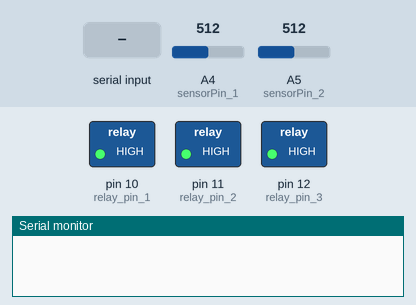
A sketch run on a simulated Arduino Uno, built with avr-gcc and run on an emulated ATmega328P. On the bench: switched loads named in the sketch (green lamp = pin HIGH), the last lines printed to the serial monitor. The test bench sets the inputs (shaded band); at power-on: A4 (sensorPin_1) = 512, A5 (sensorPin_2) = 512.

Above: at 1.2 s.
1.3 s: "o\n" received over Serial
At 1.6 s:
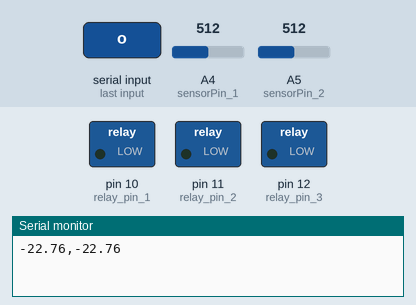
2.8 s: A4 (sensorPin_1) set to 670
4.3 s: A4 (sensorPin_1) set to 691
At 5.3 s:
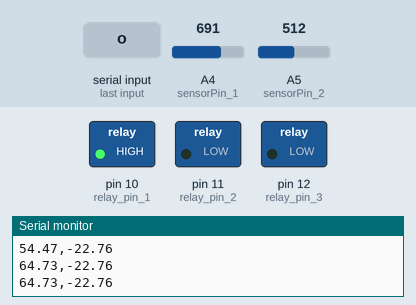
5.8 s: A5 (sensorPin_2) set to 666
7.3 s: A5 (sensorPin_2) set to 695
At 7.9 s:
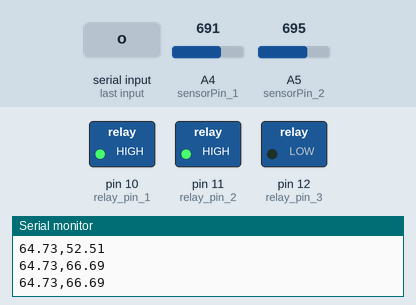
8.8 s: A4 (sensorPin_1) set to 511
At 9.2 s:
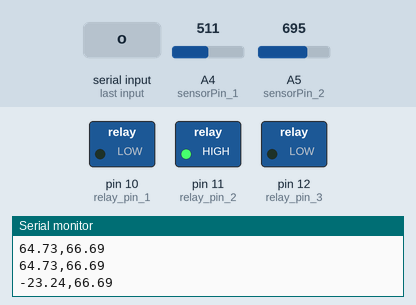
Timing chart, 0 to 11.3 s (numbered marks = the images above; inputs shaded):
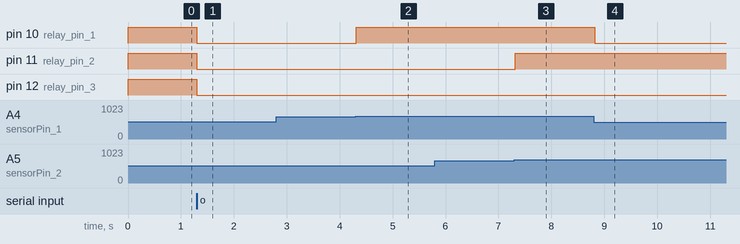

Measured:
- the behaviour switches between 681 and 682 on A4 (sensorPin_1) (found by bisection; images 1 and 2)
- the behaviour switches between 681 and 682 on A5 (sensorPin_2) (found by bisection; images 2 and 3)
- after the input at 1.3 s, pin 10 (relay_pin_1), pin 11 (relay_pin_2), pin 12 (relay_pin_3): HIGH → LOW at once
- after the input at 4.3 s, pin 10 (relay_pin_1): LOW → HIGH at once
- after the input at 7.3 s, pin 11 (relay_pin_2): LOW → HIGH at once
- after the input at 8.8 s, pin 10 (relay_pin_1): HIGH → LOW at once

The sketch:

UltraSonic.ino
```cpp
const int sensorPin_1 = A4;
float sensorValue_1;
float voltageOut_1;
float temperatureK_1;
float temperatureC_1;

const int sensorPin_2 = A5;
float sensorValue_2;
float voltageOut_2;
float temperatureK_2;
float temperatureC_2;

char message;
int threshold = 60;
int relay_pin_1 = 10;
int relay_pin_2 = 11;
int relay_pin_3 = 12;

void setup(){
  pinMode(sensorPin_1, INPUT);
  pinMode(sensorPin_2, INPUT);
  pinMode(relay_pin_1, OUTPUT);
  pinMode(relay_pin_2, OUTPUT);
  pinMode(relay_pin_3, OUTPUT);
  Serial.begin(9600);
}

void temperature(){
  while(1){
      sensorValue_1 = analogRead(sensorPin_1);
      voltageOut_1 = (sensorValue_1 * 5000) / 1023;
      temperatureK_1 = voltageOut_1 / 10;
      temperatureC_1 = temperatureK_1 - 273;
      //Serial.print("temperatureC_1 =");
      Serial.print(temperatureC_1);
      //Serial.print("      ");
      if(temperatureC_1 >= threshold){
        digitalWrite(relay_pin_1, HIGH);
      }
      if(temperatureC_1 <= (threshold-5)){
        digitalWrite(relay_pin_1, LOW);
      }
      Serial.print(",") ;
      sensorValue_2 = analogRead(sensorPin_2);
      voltageOut_2 = (sensorValue_2 * 5000) / 1023;
      temperatureK_2 = voltageOut_2 / 10;
      temperatureC_2 = temperatureK_2 - 273;
      //Serial.print("temperatureC_2 =");
      Serial.print(temperatureC_2);
      Serial.print("\n");
      if(temperatureC_2 >= threshold){
        digitalWrite(relay_pin_2, HIGH);
      }
      if(temperatureC_2 <= (threshold-5)){
        digitalWrite(relay_pin_2, LOW);
      }
      delay(500);

      if(Serial.available() > 0){
        message = Serial.read();
        if (message == 's')
        {
          digitalWrite(relay_pin_3, HIGH);
          break;
        }
      }

    }
}

void loop(){
  digitalWrite(relay_pin_1, HIGH);
  digitalWrite(relay_pin_2, HIGH);
  digitalWrite(relay_pin_3, HIGH);

  if(Serial.available() > 0){
    message = Serial.read();
    if (message == 'o'){
      digitalWrite(relay_pin_1, LOW);
      digitalWrite(relay_pin_2, LOW);
      digitalWrite(relay_pin_3, LOW);
      temperature();}
    if (message == '1'){
      threshold = 50;
    }
    if (message == '2'){
      threshold = 60;
    }
    if (message == '3'){
      threshold = 70;
    }
    if (message == '4'){
      threshold = 80;
    }
    if (message == '5'){
      threshold = 90;
    }
    if (message == '6'){
      threshold = 100;
    }
  }
}
```
